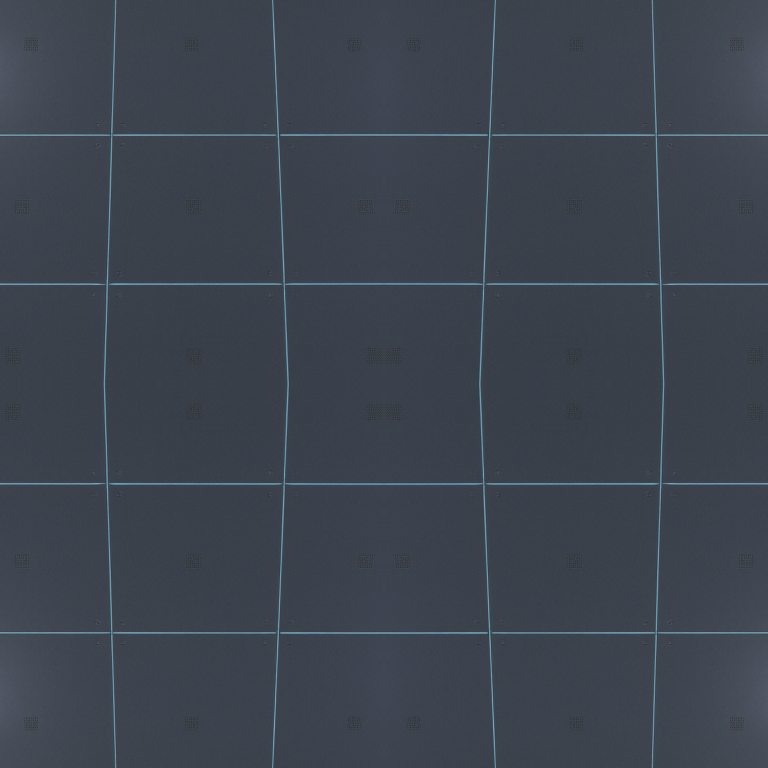
#> input picture tools/_bak/dedup-20261107195125/qwen/cam/skin3.png, 1536 x 1536 px (shown at 1/2 size)
$ python -i bake-qwen-room-skins.py   (imports and definitions only)
#> lines starting #> are read from the running program, lines starting #| are printed output that depends on the picture
# -*- coding: utf-8 -*-
"""把千问 768² 舱室图烘焙成 3D 运行时的 1536² 无缝贴图，并按舱切换引用。

2026-11-09 用户裁定：千问为唯一出图模型，SDXL 退役；原「铁板仓 exclusion」解除，
10 舱全部覆盖：bridge / cam / ecosys / transit / fun / med / power / engine / armory / warehouse。
（2026-11-07 曾只覆盖非铁板 6 舱，power/engine/armory/warehouse 保持 SDXL —— 现已作废。）
范围（用户确认）：按舱的墙面 / 墙饰 / 地板 / 设备面板；
掩体 GLB 的 10 组共用外饰是全局材质，不在本次范围内。

**技术红线**：千问输出是带光照的概念图，非 seamless，不能直接当 albedo
（3d/ASSETS.md:118,424-428、WORKFLOW_SDXL_BLENDER.md:8）。因此：
  · 墙面 / 地板 / 墙饰 → 项目同款 grade（降饱和 + 冷调 + 压暗）+ 四向镜像
    拼贴，2×768 = 1536² 原生无插值，REPEAT 平铺无接缝；
  · 设备面板是整块构图，按 bake-refs.py 红线**不镜像**，沿用千问 768² 原图。

设计上只改数据/表、不动 GDScript 逻辑：
  · 墙面 _wall_material() 对 CABIN_QWEN_ROOMS 读 qwen/<rid>/skin1.png
    （2026-11-07 去重复：cabin/<rid>.png 与之同字节，已删，不再单独出图）
  · 墙饰 WALL_SKIN 值走 _material("<name>")           → 值改成 qwen/<rid>/skinN
    （第三张直接复用 qwen/<rid>/floor，skin3 与 floor 同字节，已合并）
  · 地板 floor_spec.rooms[rid].tex 走 _material(tex)   → 值改成 qwen/<rid>/floor.png
  · 面板 panels.json 的 path 是完整 res:// 字符串      → 指到 qwen/<rid>/panel-*.png
铁板 4 舱的这四处值 / 文件全部不写。

用法：
  C:\\Python314\\python.exe 3d/tools/bake-qwen-room-skins.py [--dry-run]
前置：先跑 3d/tools/gen-qwen-room-skins.ps1 出 12 张 768² 原图。
可重复运行（幂等）；覆盖前请先用 tools/_bak/qwen-rooms-*/ 里的备份回滚。
"""
import argparse
import importlib.util
import json
import os
import re
import shutil
import sys

import numpy as np
from PIL import Image, ImageFilter

ROOT = os.path.dirname(os.path.dirname(os.path.dirname(os.path.abspath(__file__))))
QWEN_OUT = r'E:\ai-models\qwen-image-2.1\output\room-skins'
TEX = os.path.join(ROOT, '3d', 'preview', 'assets', 'textures')
DATA = os.path.join(ROOT, '3d', 'preview', 'data')
SIZE = 768
OUT = 1536                       # 2 * 768，四向镜像拼贴后不回缩

# 2026-11-09 SDXL 退役：铁板舱 exclusion 解除，10 舱全部走千问。
IRON = []
ROOMS = ['bridge', 'cam', 'ecosys', 'transit', 'fun', 'med',
         'power', 'engine', 'armory', 'warehouse']

# 复用项目自己的 grade / mirror_tile，保证与全部既有贴图同色温、同明度层级
_spec = importlib.util.spec_from_file_location(
    'genmaterials', os.path.join(ROOT, 'tools', 'gen-materials.py'))
gm = importlib.util.module_from_spec(_spec)
# [1 line not run here, left out]


REF_DIR = os.path.join(ROOT, 'tools', '_qwen_refs')


def qwen_dir(rid):
    return os.path.join(TEX, 'qwen', rid)


# [7 lines left out: function ref_path, not called in this run]


def raw(rid, kind):
    return os.path.join(QWEN_OUT, '%s-%s_%d.png' % (rid, kind, SIZE))


# 复用上午那轮已验证的迭代式色彩迁移（亮度/色度解耦 + 二分饱和 + 冷调），
# 单步「乘 B 通道」会连带把亮度与饱和度带偏（fun 饱和、transit 亮度实测跑偏）。
# 图案不同导致直方图距离必然大，这里只迭代到亮度/对比/饱和/冷调四项达标。
_aspec = importlib.util.spec_from_file_location(
    'alignstyle', os.path.join(ROOT, 'tools', 'align-tex-style.py'))
ats = importlib.util.module_from_spec(_aspec)
# [1 line not run here, left out]
TONE_KEYS = ('lum', 'contrast', 'sat', 'rb')


# [11 lines left out: function tone_match, not called in this run]


def seamless(src, crop=None, delight=False):
    """裁中心去概念图边缘 + 项目 grade + 四向镜像拼贴 -> 1536² 无缝贴图。

    千问 768² 概念图带透视边缘（踢脚线 / 地面 / 顶部光斑），直接四向镜像会
    把边缘构图对称复制成怪图案；按 bake-refs.py 口径先裁中心 88% 再拼贴。

    delight=True（地板用）：千问输出仍带低频光照渐变，镜像拼贴会把渐变放大成
    周期光斑（仓库地板一团团柔光）。走廊格栅干净是因为光照均匀。这里用大半径
    高斯估计照度并做高通归一（a/blur*mean），抹平光照、保留板缝/划痕等高频细节。
    """
#> called with delight = False
    im = Image.open(src).convert('RGB')
#> im is the input picture: PIL image 1536x1536 RGB; mean R, G, B 60.5, 67.6, 78.3
    w, h = im.size
#> w = 1536; h = 1536
    if crop is None:
        m = int(w * 0.06)                       # 中心 88%
#> m = 92
        crop = (m, m, w - m, h - m)
#> crop = (92, 92, 1444, 1444)
    im = im.crop(crop).resize((SIZE, SIZE), Image.LANCZOS)
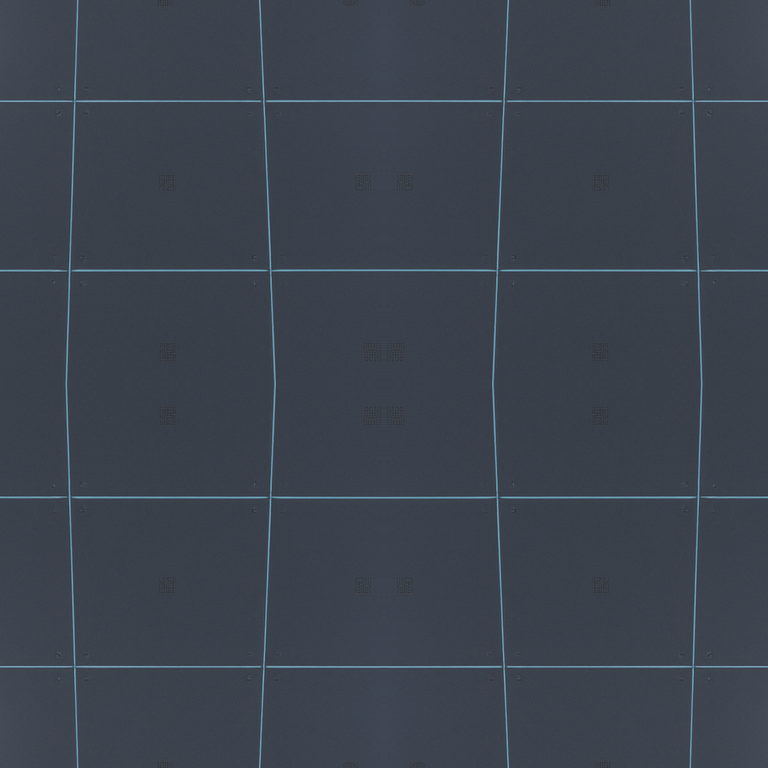
#> im: PIL image 768x768 RGB; mean R, G, B 59.7, 67, 77.6
#> (the run stopped early here; a loop or call above may not have finished)
